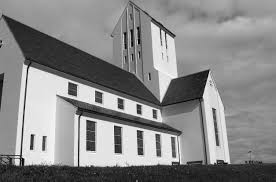
#> input picture house.png, 276 x 182 px
$ jupyter execute assignment3_AbuShawarib_Ahmad.ipynb
#> lines starting #> are read from the running program, lines starting #| are printed output that depends on the picture
[cell 1]
import numpy as np
import matplotlib.pyplot as plt

img = plt.imread('./house.png')
#> img is the input picture: shape (182, 276) float32; min 0, max 1, mean 0.537
plt.imshow(img, interpolation='none', cmap='gray')
plt.title("Starting Image")
plt.axis('off')
plt.show()

## Problem 1. Edge Detection (50%)

##### a) Implement convolution process of smoothing Image 1 with a 5 x 5 Gaussian Filter with 𝜎 = 1 𝑎𝑛𝑑 2 , plot the corresponding output images (10%).

[cell 2]
def convolution(image, kernel, average=False):
    image_row, image_col = image.shape
    kernel_row, kernel_col = kernel.shape

    output = np.zeros(image.shape)

    pad_height = int((kernel_row - 1) / 2)
    pad_width = int((kernel_col - 1) / 2)

    padded_image = np.zeros((image_row + (2 * pad_height), image_col + (2 * pad_width)))

    padded_image[pad_height:padded_image.shape[0] - pad_height, pad_width:padded_image.shape[1] - pad_width] = image

    for row in range(image_row):
        for col in range(image_col):
            output[row, col] = np.sum(kernel * padded_image[row:row + kernel_row, col:col + kernel_col])
            if average:
                output[row, col] /= kernel.shape[0] * kernel.shape[1]
    return output


def gaussian(x, y, s):
    return 1 / (np.sqrt(2 * np.pi) * s) * np.e ** (-(x**2+y**2)/(2*s**2))

def gaussian_kernel(size, sigma):
#> called with size = 5, sigma = 1
    k = np.linspace(-(size // 2), size // 2, size)
    kT = k[::-1]
    kernel_2D = np.outer(kT, k)
    for i in range(size):
        for j in range(size):
            kernel_2D[i][j] = gaussian(k[j], kT[i], sigma)
    return kernel_2D


def xDerive(x, y, s):
    return -(x / (s **2)) * np.e ** (-(x**2+y**2)/(2*s**2))
def yDerive(x, y, s):
    return -(y / (s **2)) * np.e ** (-(x**2+y**2)/(2*s**2))

def derive_kernel(size, sigma):
    k = np.linspace(-(size // 2), size // 2, size)
    kT = k[::-1]
    Hx = np.outer(kT, k)
    Hy = np.outer(kT, k)
    for i in range(size):
        for j in range(size):
            Hx[i][j] = xDerive(k[j], kT[i], sigma)
            Hy[i][j] = -yDerive(k[j], kT[i], sigma)
    return Hx, Hy

[cell 3]
Guas1 = gaussian_kernel(5, 1)
plt.imshow(Guas1, interpolation='none', cmap='gray')
plt.title("{}X{} Gaussian Kernel, Sigma = {}".format(5, 5, 1))
plt.show()
Guas_img1 = convolution(img, Guas1, average=True)
plt.imshow(Guas_img1, cmap='gray')
plt.title("Output Image Using Kernel Above")
plt.axis('off')
plt.show()

Guas2 = gaussian_kernel(5, 2)
plt.imshow(Guas2, interpolation='none', cmap='gray')
plt.title("{}X{} Gaussian Kernel, sigma = {}".format(5, 5, 2))
plt.show()
Guas_img2 = convolution(img, Guas2, average=True)
plt.imshow(Guas_img2, cmap='gray')
plt.title("Output Image Using Kernel Above")
plt.axis('off')
plt.show()

##### b) Implement convolution process of convolving a 3 x 3 Sobel filters (𝑆𝑥 𝑎𝑛𝑑 𝑆𝑦) with the output images you obtained in step a. Plot the outputs of each step and the final edge map which, combines edges in x and y directions (10%).

[cell 4]
Sx = np.array([[-1, 0, 1], [-2, 0, 2], [-1, 0, 1]]) /8.0
Sy=np.flip(Sx.T,axis=0)

plt.imshow(Sx, interpolation='none', cmap='gray')
plt.title("Sobel X Kernel")
plt.show()
plt.imshow(Sy, interpolation='none', cmap='gray')
plt.title("Sobel Y Kernel")
plt.show()


Sobelx_img1 = convolution(Guas_img1, Sx, average=False)
plt.imshow(Sobelx_img1, interpolation='none', cmap='gray')
plt.title("Sigma=1 Img's X Edges")
plt.axis('off')
plt.show()
Sobely_img1 = convolution(Guas_img1, Sy, average=False)
plt.imshow(Sobely_img1, interpolation='none', cmap='gray')
plt.title("Sigma=1 Img's Y Edges")
plt.axis('off')
plt.show()
sobel_grad1 = np.hypot(Sobelx_img1,Sobely_img1)
plt.imshow(sobel_grad1, interpolation='none', cmap='gray')
plt.title("Sigma=1 Img's Gradient Edges")
plt.axis('off')
plt.show()


Sobelx_img2 = convolution(Guas_img2, Sx, average=False)
plt.imshow(Sobelx_img2, interpolation='none', cmap='gray')
plt.title("Sigma=2 Img's X Edges")
plt.axis('off')
plt.show()
Sobely_img2 = convolution(Guas_img2, Sy, average=False)
#> after the loop in convolution (call 6), `for row in range(image_row):`:
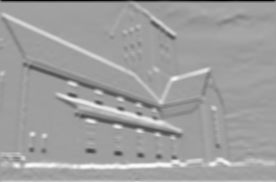
#> output: shape (182, 276) float64; min -0.0355, max 0.0214, mean 9.91e-05; drawn with min black and max white
plt.imshow(Sobely_img2, interpolation='none', cmap='gray')
plt.title("Sigma=2 Img's Y Edges")
plt.axis('off')
plt.show()
sobel_grad2 = np.hypot(Sobelx_img2,Sobely_img2)
plt.imshow(sobel_grad2, interpolation='none', cmap='gray')
plt.title("Sigma=2 Img's Gradient Edges")
plt.axis('off')
plt.show()

##### c) Implement convolution process of convolving Image 1 with $\frac{\partial G}{\partial x}$ 𝑎𝑛𝑑 $\frac{\partial G}{\partial y}$ filters (5 x 5 filters and for 𝜎 = 1 𝑎𝑛𝑑 2 , and plot the outputs of each step and the final edge map which combines edges in x and y directions (20%)

[cell 5]
Deriv1x, Deriv1y = derive_kernel(5, 1)
plt.imshow(Deriv1x, interpolation='none', cmap='gray')
plt.title("{}X{} X Derived Gaussian Kernel, Sigma = {}".format(5, 5, 1))
plt.show()
plt.imshow(Deriv1y, interpolation='none', cmap='gray')
plt.title("{}X{} Y Derived Gaussian Kernel, Sigma = {}".format(5, 5, 1))
plt.show()
plt.imshow((Deriv1x+Deriv1y), interpolation='none', cmap='gray')
plt.title("{}X{} Gradient Derived Gaussian Kernel, Sigma = {}".format(5, 5, 1))
plt.show()
Derivx_img1 = convolution(img, Deriv1x, average=True)
plt.imshow(Derivx_img1, cmap='gray')
plt.title("Output Image Using X Kernel Above")
plt.axis('off')
plt.show()
Derivy_img1 = convolution(img, Deriv1y, average=True)
plt.imshow(Derivy_img1, cmap='gray')
plt.title("Output Image Using Y Kernel Above")
plt.axis('off')
plt.show()
Deriv_grad1 = np.hypot(Derivx_img1,Derivy_img1)
plt.imshow(Deriv_grad1, cmap='gray')
plt.title("Output Image Using Gradient Kernel Above")
plt.axis('off')
plt.show()

Deriv2x, Deriv2y = derive_kernel(5, 2)
plt.imshow(Deriv2x, interpolation='none', cmap='gray')
plt.title("{}X{} X Derived Gaussian Kernel, Sigma = {}".format(5, 5, 2))
plt.show()
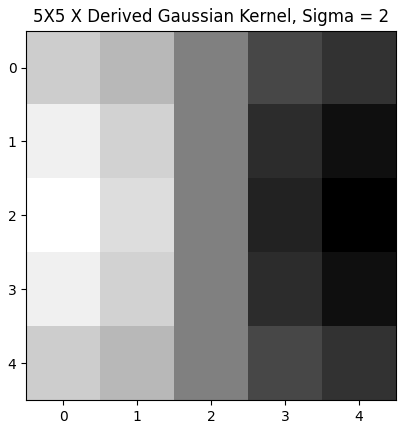
#> figure drawn by matplotlib, 1 panel
plt.imshow(Deriv2y, interpolation='none', cmap='gray')
plt.title("{}X{} Y Derived Gaussian Kernel, Sigma = {}".format(5, 5, 2))
plt.show()
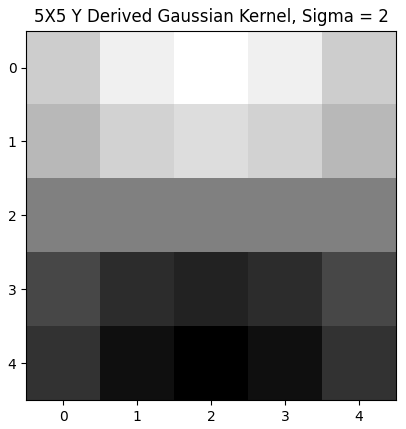
#> figure drawn by matplotlib, 1 panel
plt.imshow((Deriv2x+Deriv2y), interpolation='none', cmap='gray')
plt.title("{}X{} Gradient Derived Gaussian Kernel, Sigma = {}".format(5, 5, 2))
plt.show()
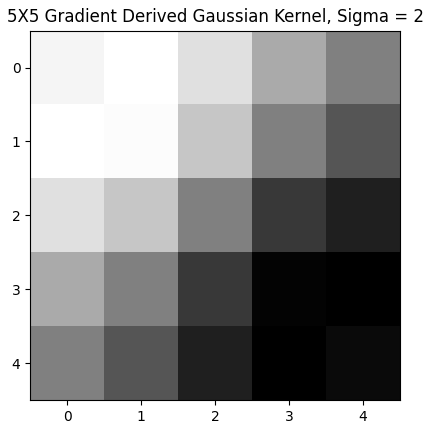
#> figure drawn by matplotlib, 1 panel
Derivx_img2 = convolution(img, Deriv2x, average=True)
plt.imshow(Derivx_img2, cmap='gray')
plt.title("Output Image Using X Kernel Above")
plt.axis('off')
plt.show()
Derivy_img2 = convolution(img, Deriv2y, average=True)
plt.imshow(Derivy_img2, cmap='gray')
plt.title("Output Image Using Y Kernel Above")
plt.axis('off')
plt.show()
Deriv_grad2 = np.hypot(Derivx_img2,Derivy_img2)
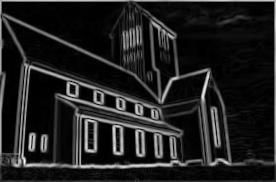
#> Deriv_grad2: shape (182, 276) float64; min 0, max 0.0689, mean 0.00892; drawn with min black and max white
plt.imshow(Deriv_grad2, cmap='gray')
plt.title("Output Image Using Gradient Kernel Above")
plt.axis('off')
plt.show()

##### Please explain what do you observe comparing the final output of b and c (10%).

the edges in c are less blurry, more defined

## Problem 2. Corner Detection (50%)

##### Implement Harris Corner Detection algorithm step by step as explained in the class. Apply your script to detect corners in image 1. Plot the corner response map, and the non-maximum suppression output.

[cell 6]
def non_max_suppression(img, D):
    M, N = img.shape
    Z = np.zeros((M,N), dtype=np.int32)
    angle = D * 180. / np.pi
    angle[angle < 0] += 180


    for i in range(1,M-1):
        for j in range(1,N-1):
            try:
                q = 255
                r = 255

                if (0 <= angle[i,j] < 22.5) or (157.5 <= angle[i,j] <= 180):
                    q = img[i, j+1]
                    r = img[i, j-1]
                elif (22.5 <= angle[i,j] < 67.5):
                    q = img[i+1, j-1]
                    r = img[i-1, j+1]
                elif (67.5 <= angle[i,j] < 112.5):
                    q = img[i+1, j]
                    r = img[i-1, j]
                elif (112.5 <= angle[i,j] < 157.5):
                    q = img[i-1, j-1]
                    r = img[i+1, j+1]

                if (img[i,j] >= q) and (img[i,j] >= r):
                    Z[i,j] = img[i,j]
                else:
                    Z[i,j] = 0

            except IndexError:
                pass

    return Z

[cell 7]
G = np.array([[1, 2, 1], [2, 4, 2], [1, 2, 1]]) /16

# 1. Compute x and y derivatives of image
dx = convolution(img, Sx, average=False)
dy = convolution(img, Sy, average=False)

# 2. Compute products of derivatives at every pixel
# 3. Compute the sums of the products of derivatives at each pixel
# 4. Define the matrix at each pixel
A = convolution(dx*dx, G, average=False)
B = convolution(dy*dy, G, average=False)
#> after the loop in convolution (call 14), `for row in range(image_row):`:
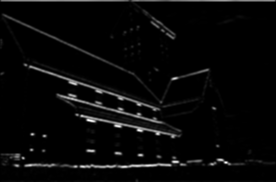
#> output: shape (182, 276) float64; min 0, max 0.09, mean 0.003; drawn with min black and max white
C = convolution(dx*dy, G, average=False)
#> after the loop in convolution (call 15), `for row in range(image_row):`:
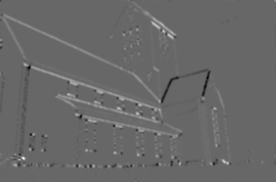
#> output: shape (182, 276) float64; min -0.031, max 0.0454, mean 0.000432; drawn with min black and max white

# 5. Compute the response of the detector at each pixel
corners = ((A*B - (C*C)) - 0.04*(A + B)*(A + B)) * 2e10
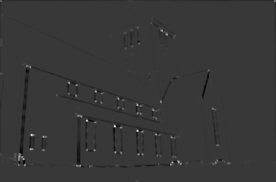
#> corners: shape (182, 276) float64; min -8821892.3, max 30820006.3, mean -70124; drawn with min black and max white
plt.imshow(corners)
plt.title("Harris Corner Response Map")
plt.show()

# 6. Threshold on value of R; compute non-max suppression.
tL = corners > 2e4
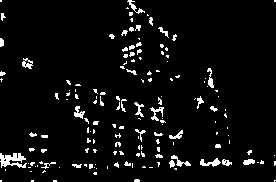
#> tL: shape (182, 276) bool; 5.3% white in thin lines or dots
plt.imshow(tL)
plt.title("Low Thresholded Harris Corner Response Map")
plt.show()
tH = corners > 1e6
#> tH: shape (182, 276) bool; 1.6% white in thin lines or dots
plt.imshow(tH)
plt.title("High Thresholded Harris Corner Response Map")
plt.show()
nms = non_max_suppression(corners, np.hypot(dx, dy))
#> in non_max_suppression, `angle = D * 180. / np.pi`:
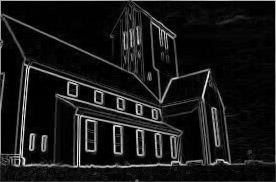
#> angle: shape (182, 276) float64; min 0, max 25.63, mean 2.5; drawn with min black and max white
plt.imshow(nms)
plt.title("Non-Maximum Suppression on Harris Corner Response Map")
plt.show()
